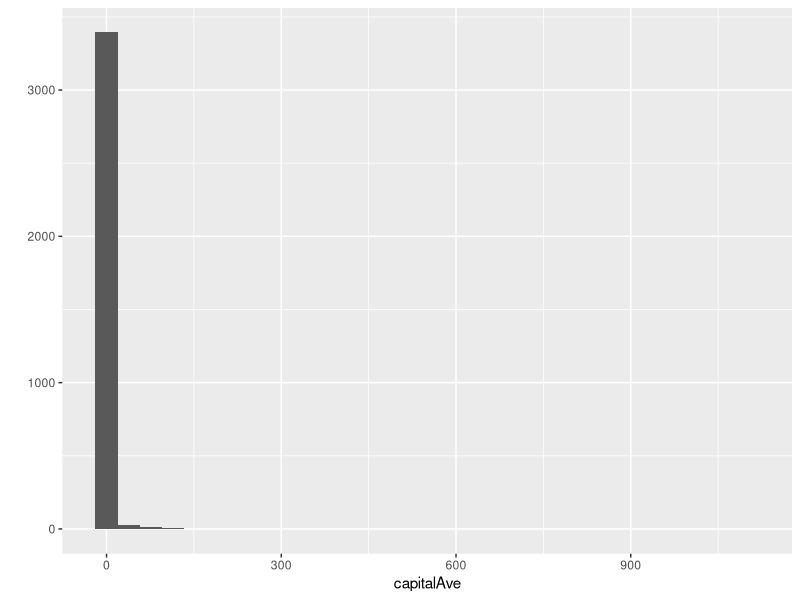
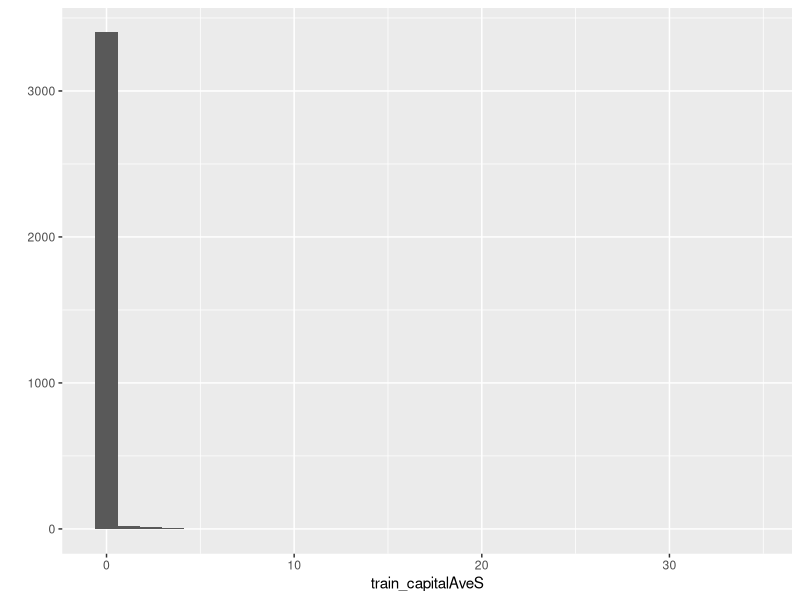
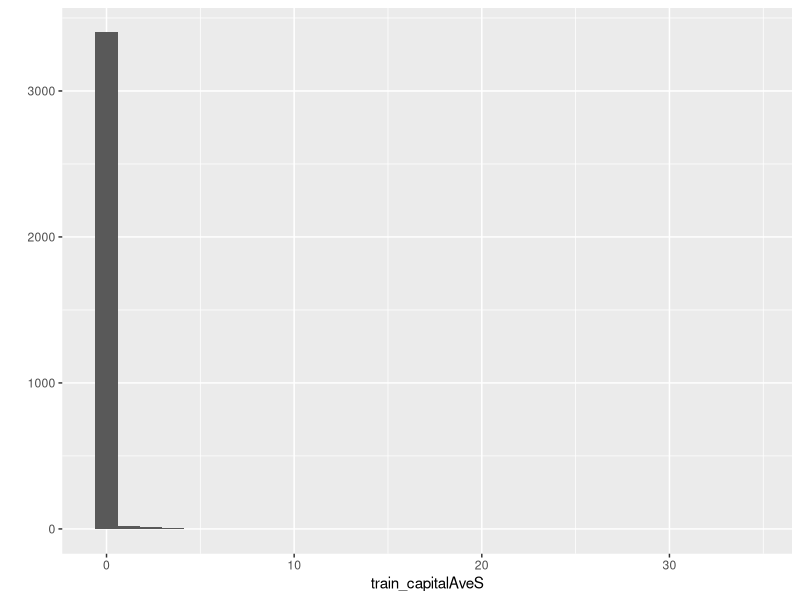
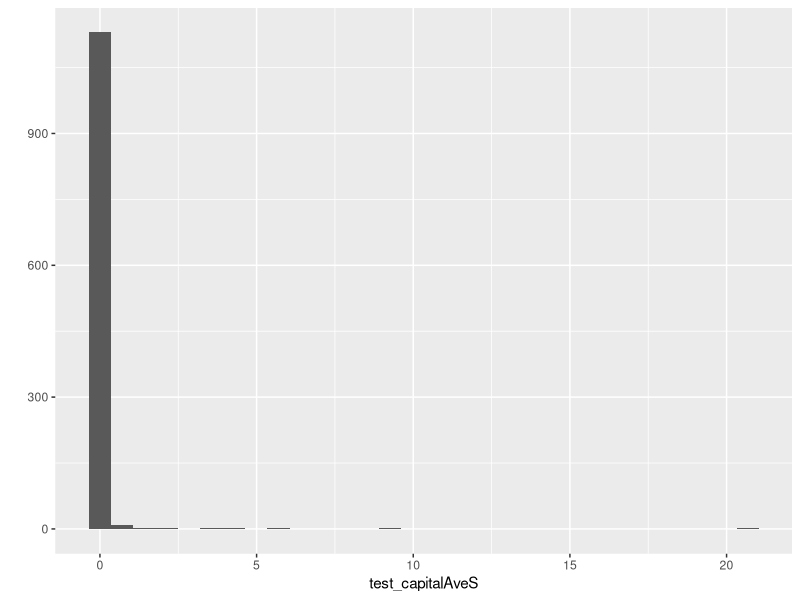
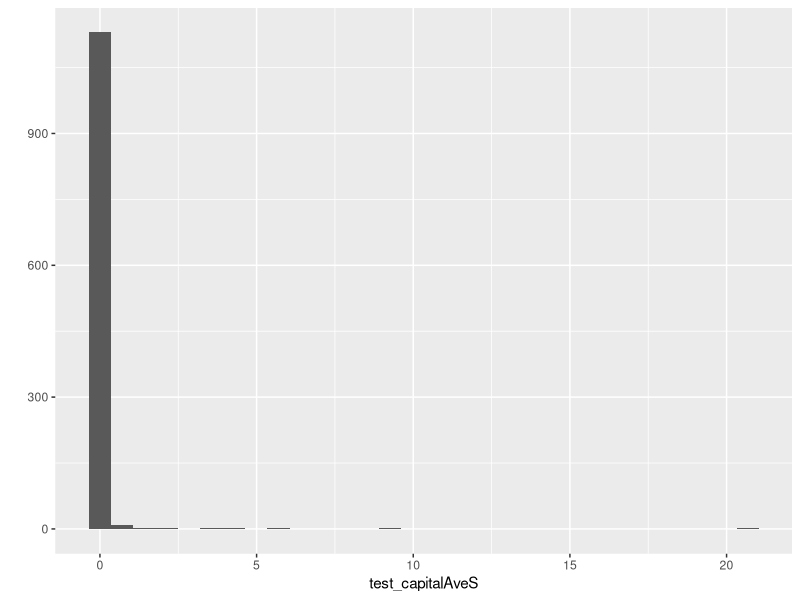
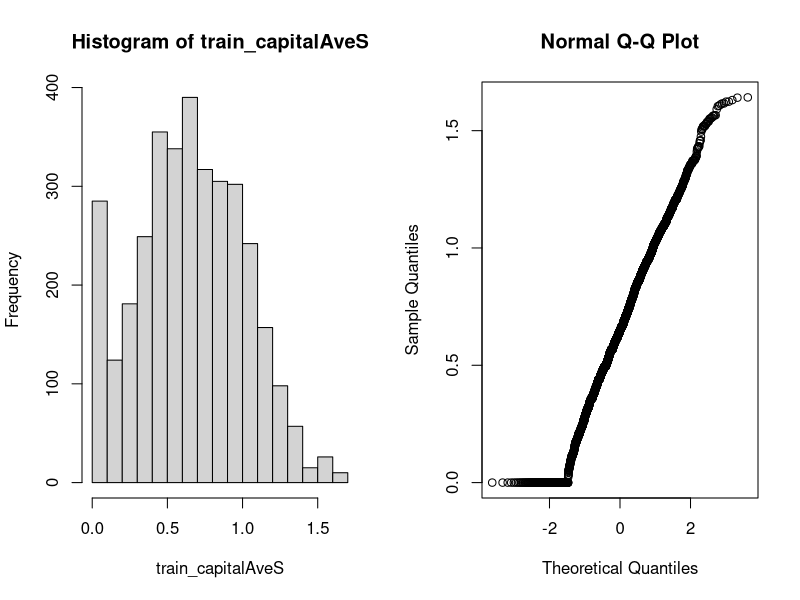

Write R code to recreate these figures, in order.
set.seed(32343)
library(caret)
library(kernlab)
data(spam)

in_train <- createDataPartition(spam$type, p=.75, list=F)
training <- spam[in_train,]
testing <- spam[-in_train,]

qplot(capitalAve, data=training)

train_capitalAve <- training$capitalAve
train_capitalAveS <- (train_capitalAve - mean(train_capitalAve)) / sd(train_capitalAve)
mean(train_capitalAveS)
sd(train_capitalAveS)
qplot(train_capitalAveS)

preObj <- preProcess(dplyr::select(training, -type), method=c("center", "scale"),
                     verbose=T)
train_capitalAveS <- predict(preObj, dplyr::select(training, -type))$capitalAve
mean(train_capitalAveS)
sd(train_capitalAveS)
qplot(train_capitalAveS)

test_capitalAve <- testing$capitalAve
test_capitalAveS <- (test_capitalAve - mean(train_capitalAve)) / sd(train_capitalAve)
mean(test_capitalAveS)
sd(test_capitalAveS)
qplot(test_capitalAveS)

test_capitalAveS <- predict(preObj, dplyr::select(testing, -type))$capitalAve
mean(test_capitalAveS)
sd(test_capitalAveS)
qplot(test_capitalAveS)

model_fit <- train(type ~ ., data=training,
                  preProcess=c("center", "scale"), method="glm")
model_fit

preObj <- preProcess(dplyr::select(training, -type), method="BoxCox")
train_capitalAveS <- predict(preObj, dplyr::select(training, -type))$capitalAve
par(mfrow=c(1,2)); hist(train_capitalAveS); qqnorm(train_capitalAveS); par(mfrow=c(1,1))
